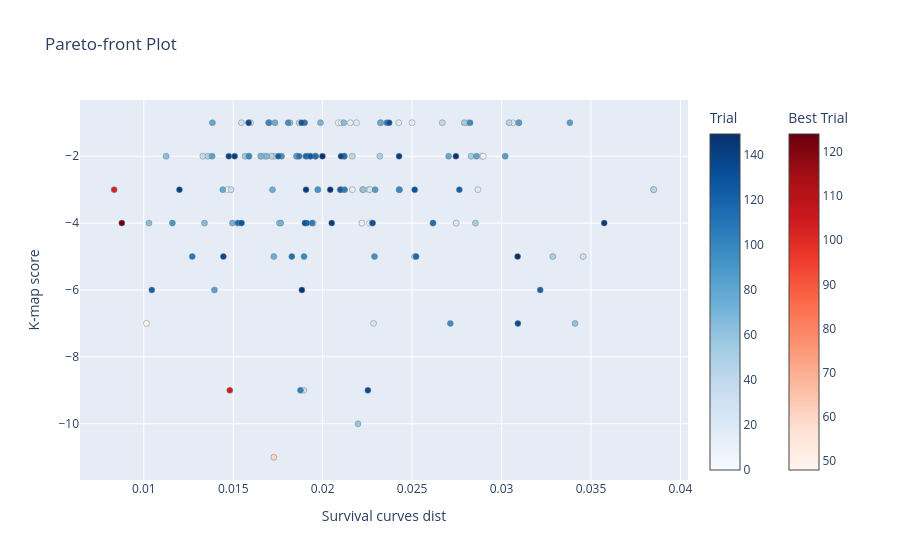

The code cell stored with this chart in its notebook:
### Code cell
from optuna.visualization import plot_pareto_front
plot_pareto_front(
    study,
    targets=lambda t: [t.values[0], t.values[1]],
    target_names=["Survival curves dist", "K-map score"],
    include_dominated_trials=True
)

### Figure 1 — Plotly figure (JSON) as saved in the notebook; plotly's stock layout.template omitted (floating-point values rounded to 4 significant figures; data arrays with more than 128 entries replaced by an {"elided": "..."} marker saying what was removed)
{"data": [{"hovertemplate": "%{text}<extra>Trial</extra>", "marker": {"color": {"elided": "145 int values"}, "colorbar": {"title": {"text": "Trial"}}, "colorscale": [[0, "rgb(247,251,255)"], [0.125, "rgb(222,235,247)"], [0.25, "rgb(198,219,239)"], [0.375, "rgb(158,202,225)"], [0.5, "rgb(107,174,214)"], [0.625, "rgb(66,146,198)"], [0.75, "rgb(33,113,181)"], [0.875, "rgb(8,81,156)"], [1, "rgb(8,48,107)"]], "line": {"color": "Grey", "width": 0.5}}, "mode": "markers", "showlegend": false, "text": {"elided": "145 str values"}, "type": "scatter", "x": {"elided": "145 float values"}, "y": {"elided": "145 int values"}}, {"hovertemplate": "%{text}<extra>Best Trial</extra>", "marker": {"color": [48, 60, 102, 104, 124], "colorbar": {"title": {"text": "Best Trial"}, "x": 1.1, "xpad": 40}, "colorscale": [[0, "rgb(255,245,240)"], [0.125, "rgb(254,224,210)"], [0.25, "rgb(252,187,161)"], [0.375, "rgb(252,146,114)"], [0.5, "rgb(251,106,74)"], [0.625, "rgb(239,59,44)"], [0.75, "rgb(203,24,29)"], [0.875, "rgb(165,15,21)"], [1, "rgb(103,0,13)"]], "line": {"color": "Grey", "width": 0.5}}, "mode": "markers", "showlegend": false, "text": ["{<br>  \"number\": 48,<br>  \"values\": [<br>    0.010150823551562481,<br>    -7.0<br>  ],<br>  \"params\": {<br>    \"lr\": 0.002,<br>    \"batch_size\": 30,<br>    \"z_dim\": 60,<br>    \"y_dim\": 100,<br>    \"s_dim\": 180,<br>    \"n_layers_surv_piecewise\": 2,<br>    \"n_intervals\": 20<br>  }<br>}", "{<br>  \"number\": 60,<br>  \"values\": [<br>    0.017268786782999083,<br>    -11.0<br>  ],<br>  \"params\": {<br>    \"lr\": 0.002,<br>    \"batch_size\": 40,<br>    \"z_dim\": 60,<br>    \"y_dim\": 100,<br>    \"s_dim\": 50,<br>    \"n_layers_surv_piecewise\": 2,<br>    \"n_intervals\": 20<br>  }<br>}", "{<br>  \"number\": 102,<br>  \"values\": [<br>    0.008343264188137505,<br>    -3.0<br>  ],<br>  \"params\": {<br>    \"lr\": 0.002,<br>    \"batch_size\": 40,<br>    \"z_dim\": 60,<br>    \"y_dim\": 110,<br>    \"s_dim\": 190,<br>    \"n_layers_surv_piecewise\": 1,<br>    \"n_intervals\": 20<br>  }<br>}", "{<br>  \"number\": 104,<br>  \"values\": [<br>    0.014808061480923906,<br>    -9.0<br>  ],<br>  \"params\": {<br>    \"lr\": 0.002,<br>    \"batch_size\": 80,<br>    \"z_dim\": 30,<br>    \"y_dim\": 50,<br>    \"s_dim\": 70,<br>    \"n_layers_surv_piecewise\": 1,<br>    \"n_intervals\": 20<br>  }<br>}", "{<br>  \"number\": 124,<br>  \"values\": [<br>    0.008772675184169106,<br>    -4.0<br>  ],<br>  \"params\": {<br>    \"lr\": 0.005,<br>    \"batch_size\": 150,<br>    \"z_dim\": 150,<br>    \"y_dim\": 170,<br>    \"s_dim\": 180,<br>    \"n_layers_surv_piecewise\": 2,<br>    \"n_intervals\": 20<br>  }<br>}"], "type": "scatter", "x": [0.01015, 0.01727, 0.008343, 0.01481, 0.008773], "y": [-7, -11, -3, -9, -4]}], "layout": {"title": {"text": "Pareto-front Plot"}, "xaxis": {"title": {"text": "Survival curves dist"}}, "yaxis": {"title": {"text": "K-map score"}}}}
